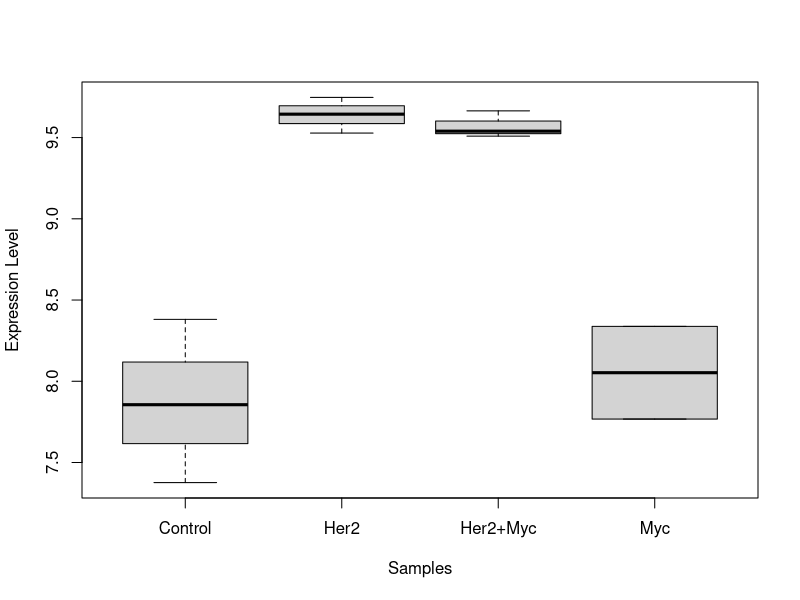
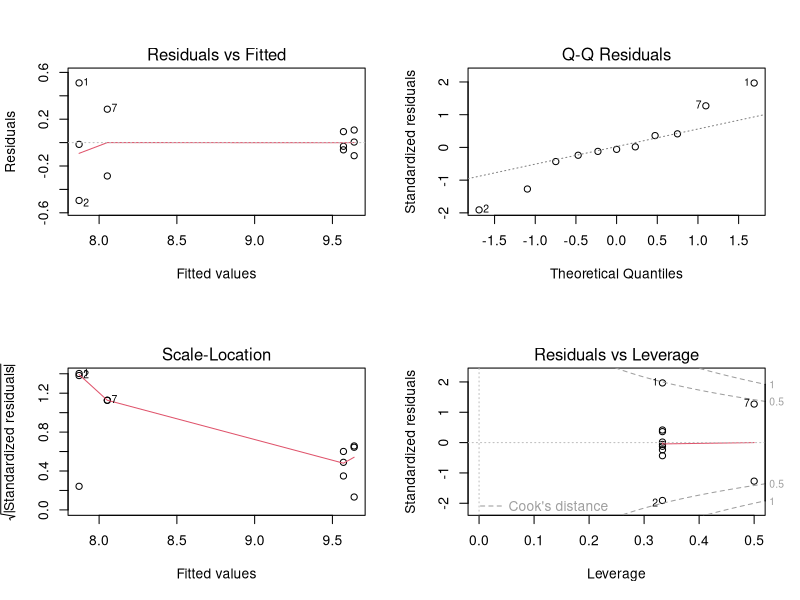

R code for these plots, in order:
ctrl = c(8.3811, 7.3764, 7.8559)
h = c(9.7472, 9.6442, 9.5276)
m = c(8.338, 7.7673)
hm = c(9.5393, 9.5088, 9.6644)

bcMicroArray = data.frame(expressionLevel = c(ctrl, h, m, hm),
                          Sample = factor(c(rep('Control', 3), rep('Her2', 3), rep('Myc', 2), rep('Her2+Myc', 3)))
                          )

options(digits = 3)
tapply(bcMicroArray$expressionLevel, bcMicroArray$Sample, mean)
tapply(bcMicroArray$expressionLevel, bcMicroArray$Sample, var)

boxplot(expressionLevel~Sample, data = bcMicroArray, xlab = 'Samples', ylab = 'Expression Level')

bartlett.test (expressionLevel~Sample, data=bcMicroArray)

fit = aov(expressionLevel~Sample, data = bcMicroArray)
summary(fit)

par(mfrow=c(2,2))
plot(fit)